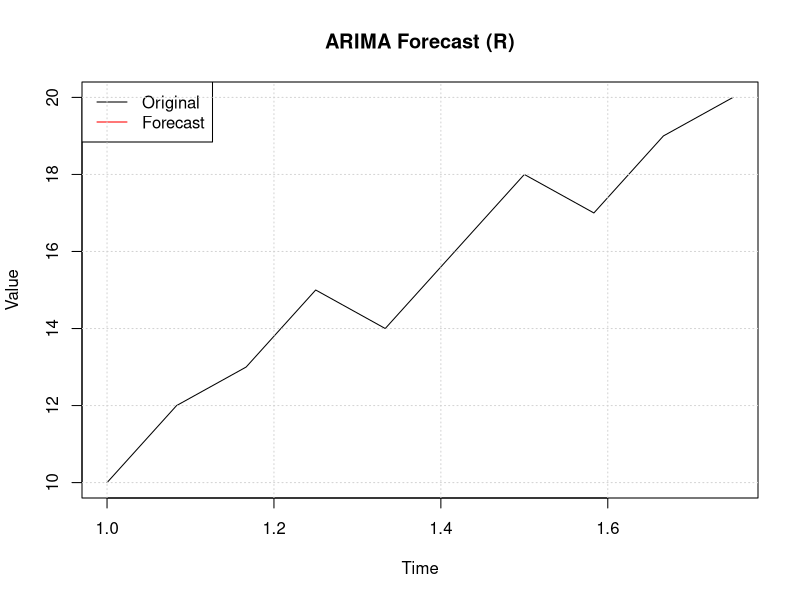

Write the R code that produced this figure.
# Load dataset
data <- read.csv("timeseries.csv")

# Convert to time series
ts_data <- ts(data$value, frequency = 12)

# Fit ARIMA model
model <- arima(ts_data, order = c(1,1,1))

# Forecast
forecast <- predict(model, n.ahead = 5)

# Print forecast values (NEW)
print(forecast$pred)

# Plot
plot(ts_data, col="black", main="ARIMA Forecast (R)", ylab="Value", xlab="Time")

lines(forecast$pred, col="red")

# Add legend (NEW)
legend("topleft", legend=c("Original", "Forecast"),
       col=c("black","red"), lty=1)

grid()  # NEW
